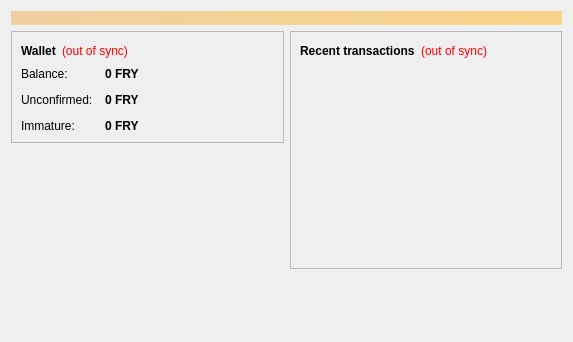
<?xml version="1.0" encoding="UTF-8"?>
<ui version="4.0">
 <class>OverviewPage</class>
 <widget class="QWidget" name="OverviewPage">
  <property name="geometry">
   <rect>
    <x>0</x>
    <y>0</y>
    <width>573</width>
    <height>342</height>
   </rect>
  </property>
  <property name="windowTitle">
   <string>Form</string>
  </property>
  <layout class="QVBoxLayout" name="topLayout">
   <item>
    <widget class="QLabel" name="labelAlerts">
     <property name="visible">
      <bool>false</bool>
     </property>
     <property name="styleSheet">
      <string notr="true">background-color: qlineargradient(x1: 0, y1: 0, x2: 1, y2: 0, stop:0 #F0D0A0, stop:1 #F8D488); color:#000000;</string>
     </property>
     <property name="wordWrap">
      <bool>true</bool>
     </property>
     <property name="margin">
      <number>3</number>
     </property>
    </widget>
   </item>
   <item>
    <layout class="QHBoxLayout" name="horizontalLayout" stretch="1,1">
     <item>
      <layout class="QVBoxLayout" name="verticalLayout_2">
       <item>
        <widget class="QFrame" name="frame">
         <property name="frameShape">
          <enum>QFrame::StyledPanel</enum>
         </property>
         <property name="frameShadow">
          <enum>QFrame::Raised</enum>
         </property>
         <layout class="QVBoxLayout" name="verticalLayout_4">
          <item>
           <layout class="QHBoxLayout" name="horizontalLayout_4">
            <item>
             <widget class="QLabel" name="label_5">
              <property name="font">
               <font>
                <weight>75</weight>
                <bold>true</bold>
               </font>
              </property>
              <property name="text">
               <string>Wallet</string>
              </property>
             </widget>
            </item>
            <item>
             <widget class="QLabel" name="labelWalletStatus">
              <property name="toolTip">
               <string>The displayed information may be out of date. Your wallet automatically synchronizes with the Frycoin network after a connection is established, but this process has not completed yet.</string>
              </property>
              <property name="styleSheet">
               <string notr="true">QLabel { color: red; }</string>
              </property>
              <property name="text">
               <string notr="true">(out of sync)</string>
              </property>
              <property name="alignment">
               <set>Qt::AlignLeading|Qt::AlignLeft|Qt::AlignVCenter</set>
              </property>
             </widget>
            </item>
            <item>
             <spacer name="horizontalSpacer_2">
              <property name="orientation">
               <enum>Qt::Horizontal</enum>
              </property>
              <property name="sizeHint" stdset="0">
               <size>
                <width>40</width>
                <height>20</height>
               </size>
              </property>
             </spacer>
            </item>
           </layout>
          </item>
          <item>
           <layout class="QFormLayout" name="formLayout_2">
            <property name="fieldGrowthPolicy">
             <enum>QFormLayout::AllNonFixedFieldsGrow</enum>
            </property>
            <property name="horizontalSpacing">
             <number>12</number>
            </property>
            <property name="verticalSpacing">
             <number>12</number>
            </property>
            <item row="0" column="0">
             <widget class="QLabel" name="label">
              <property name="text">
               <string>Balance:</string>
              </property>
             </widget>
            </item>
            <item row="0" column="1">
             <widget class="QLabel" name="labelBalance">
              <property name="font">
               <font>
                <weight>75</weight>
                <bold>true</bold>
               </font>
              </property>
              <property name="cursor">
               <cursorShape>IBeamCursor</cursorShape>
              </property>
              <property name="toolTip">
               <string>Your current balance</string>
              </property>
              <property name="text">
               <string notr="true">0 FRY</string>
              </property>
              <property name="textInteractionFlags">
               <set>Qt::LinksAccessibleByMouse|Qt::TextSelectableByKeyboard|Qt::TextSelectableByMouse</set>
              </property>
             </widget>
            </item>
            <item row="1" column="0">
             <widget class="QLabel" name="label_3">
              <property name="text">
               <string>Unconfirmed:</string>
              </property>
             </widget>
            </item>
            <item row="1" column="1">
             <widget class="QLabel" name="labelUnconfirmed">
              <property name="font">
               <font>
                <weight>75</weight>
                <bold>true</bold>
               </font>
              </property>
              <property name="cursor">
               <cursorShape>IBeamCursor</cursorShape>
              </property>
              <property name="toolTip">
               <string>Total of transactions that have yet to be confirmed, and do not yet count toward the current balance</string>
              </property>
              <property name="text">
               <string notr="true">0 FRY</string>
              </property>
              <property name="textInteractionFlags">
               <set>Qt::LinksAccessibleByMouse|Qt::TextSelectableByKeyboard|Qt::TextSelectableByMouse</set>
              </property>
             </widget>
            </item>
            <item row="2" column="0">
             <widget class="QLabel" name="labelImmatureText">
              <property name="text">
               <string>Immature:</string>
              </property>
             </widget>
            </item>
            <item row="2" column="1">
             <widget class="QLabel" name="labelImmature">
              <property name="font">
               <font>
                <weight>75</weight>
                <bold>true</bold>
               </font>
              </property>
              <property name="toolTip">
               <string>Mined balance that has not yet matured</string>
              </property>
              <property name="text">
               <string notr="true">0 FRY</string>
              </property>
              <property name="textInteractionFlags">
               <set>Qt::LinksAccessibleByMouse|Qt::TextSelectableByKeyboard|Qt::TextSelectableByMouse</set>
              </property>
             </widget>
            </item>
           </layout>
          </item>
         </layout>
        </widget>
       </item>
       <item>
        <spacer name="verticalSpacer">
         <property name="orientation">
          <enum>Qt::Vertical</enum>
         </property>
         <property name="sizeHint" stdset="0">
          <size>
           <width>20</width>
           <height>40</height>
          </size>
         </property>
        </spacer>
       </item>
      </layout>
     </item>
     <item>
      <layout class="QVBoxLayout" name="verticalLayout_3">
       <item>
        <widget class="QFrame" name="frame_2">
         <property name="frameShape">
          <enum>QFrame::StyledPanel</enum>
         </property>
         <property name="frameShadow">
          <enum>QFrame::Raised</enum>
         </property>
         <layout class="QVBoxLayout" name="verticalLayout">
          <item>
           <layout class="QHBoxLayout" name="horizontalLayout_2">
            <item>
             <widget class="QLabel" name="label_4">
              <property name="text">
               <string>&lt;b&gt;Recent transactions&lt;/b&gt;</string>
              </property>
             </widget>
            </item>
            <item>
             <widget class="QLabel" name="labelTransactionsStatus">
              <property name="toolTip">
               <string>The displayed information may be out of date. Your wallet automatically synchronizes with the Frycoin network after a connection is established, but this process has not completed yet.</string>
              </property>
              <property name="styleSheet">
               <string notr="true">QLabel { color: red; }</string>
              </property>
              <property name="text">
               <string notr="true">(out of sync)</string>
              </property>
              <property name="alignment">
               <set>Qt::AlignRight|Qt::AlignTrailing|Qt::AlignVCenter</set>
              </property>
             </widget>
            </item>
            <item>
             <spacer name="horizontalSpacer">
              <property name="orientation">
               <enum>Qt::Horizontal</enum>
              </property>
              <property name="sizeHint" stdset="0">
               <size>
                <width>40</width>
                <height>20</height>
               </size>
              </property>
             </spacer>
            </item>
           </layout>
          </item>
          <item>
           <widget class="QListView" name="listTransactions">
            <property name="styleSheet">
             <string notr="true">QListView { background: transparent; }</string>
            </property>
            <property name="frameShape">
             <enum>QFrame::NoFrame</enum>
            </property>
            <property name="verticalScrollBarPolicy">
             <enum>Qt::ScrollBarAlwaysOff</enum>
            </property>
            <property name="horizontalScrollBarPolicy">
             <enum>Qt::ScrollBarAlwaysOff</enum>
            </property>
            <property name="selectionMode">
             <enum>QAbstractItemView::NoSelection</enum>
            </property>
           </widget>
          </item>
         </layout>
        </widget>
       </item>
       <item>
        <spacer name="verticalSpacer_2">
         <property name="orientation">
          <enum>Qt::Vertical</enum>
         </property>
         <property name="sizeHint" stdset="0">
          <size>
           <width>20</width>
           <height>40</height>
          </size>
         </property>
        </spacer>
       </item>
      </layout>
     </item>
    </layout>
   </item>
  </layout>
 </widget>
 <resources/>
 <connections/>
</ui>
